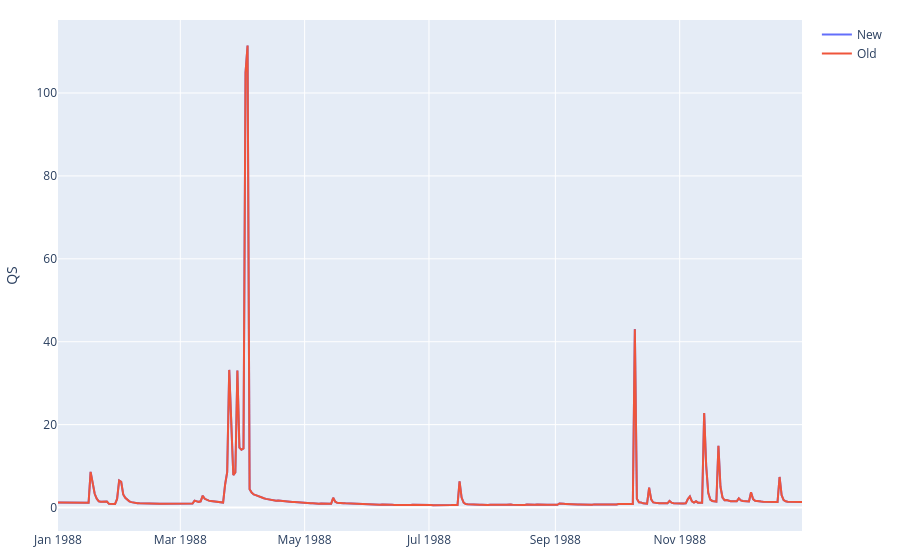
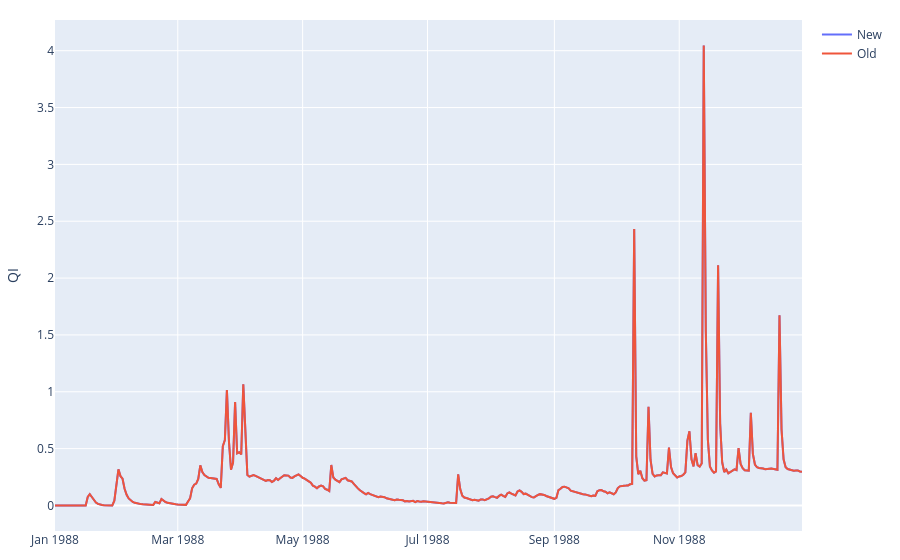
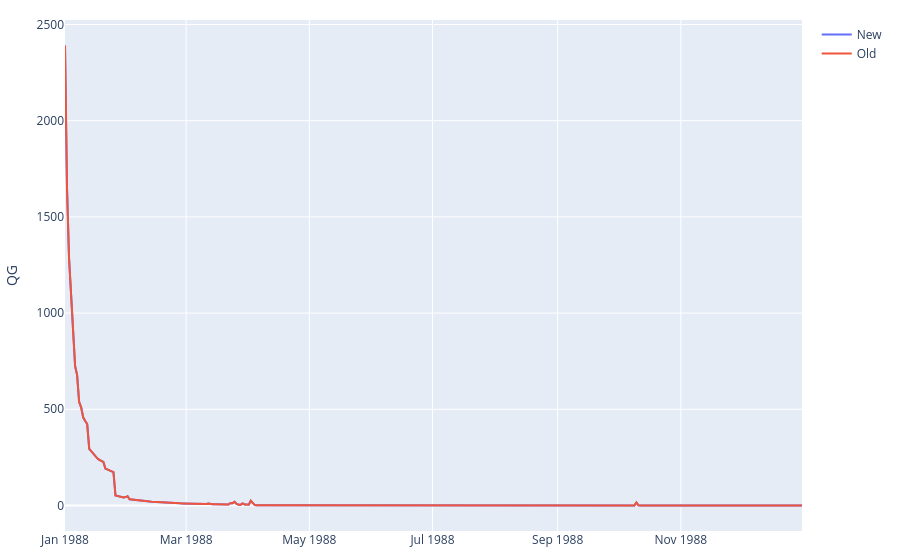
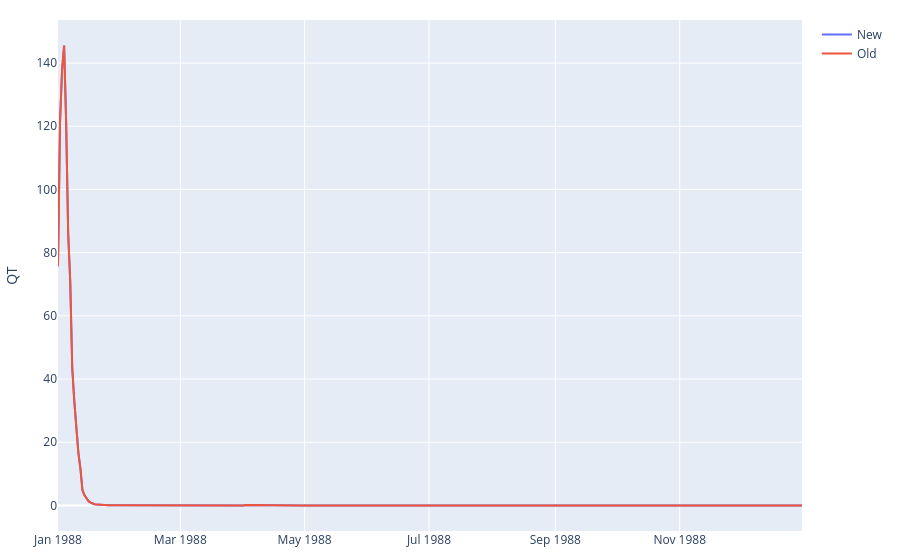

The notebook cell these images were saved under, in order:
### Code cell
conn = create_connection(result_database_file_parallel)
conn_no_parallel = create_connection(result_database_file_noparallel)

with conn, conn_no_parallel:
    if conn is not None:
        columns = get_columns(conn, table_name)
        print(columns)
        for col in columns:
            #skip Time and ID column
            if col == "Time" or col == "ID":
                continue


            #get data and plot
            df1 = get_data(conn, table_name, col, id)
            df1.columns = ['parallel']
            ax = df1.plot(figsize=(21,4), title=col)

            df2 = get_data(conn_no_parallel, table_name, col, id)
            df2.columns = ['no parallel']
            df2.plot(ax = ax, linestyle="--")

            #calculate R2
            print(f"R2 = {r_squared(df1, df2)}")
            plt.show()    

            fig = make_subplots(rows=1, cols=1, shared_xaxes=True, vertical_spacing=0.07)
            fig.add_trace(go.Scatter(x=df1.index, y=df1[df1.columns[0]], name='New'), row=1, col=1)
            fig.add_trace(go.Scatter(x=df2.index, y=df2[df2.columns[0]], name='Old'), row=1, col=1)
            fig.update_yaxes(title_text=col, row=1, col=1)
            fig.update_layout(margin=dict(l=20, r=20, t=20, b=20), showlegend=True)

            fig.show()

### Figure 1 — Plotly figure (JSON) as saved in the notebook; plotly's stock layout.template omitted (floating-point values rounded to 4 significant figures; data arrays with more than 128 entries replaced by an {"elided": "..."} marker saying what was removed)
{"data": [{"name": "New", "type": "scatter", "x": {"elided": "366 str values"}, "xaxis": "x", "y": {"elided": "366 float values"}, "yaxis": "y"}, {"name": "Old", "type": "scatter", "x": {"elided": "366 str values"}, "xaxis": "x", "y": {"elided": "366 float values"}, "yaxis": "y"}], "layout": {"margin": {"b": 20, "l": 20, "r": 20, "t": 20}, "showlegend": true, "xaxis": {"anchor": "y", "domain": [0, 1]}, "yaxis": {"anchor": "x", "domain": [0, 1], "title": {"text": "QS"}}}}

### Figure 2 — Plotly figure (JSON) as saved in the notebook; plotly's stock layout.template omitted (floating-point values rounded to 4 significant figures; data arrays with more than 128 entries replaced by an {"elided": "..."} marker saying what was removed)
{"data": [{"name": "New", "type": "scatter", "x": {"elided": "366 str values"}, "xaxis": "x", "y": {"elided": "366 float values"}, "yaxis": "y"}, {"name": "Old", "type": "scatter", "x": {"elided": "366 str values"}, "xaxis": "x", "y": {"elided": "366 float values"}, "yaxis": "y"}], "layout": {"margin": {"b": 20, "l": 20, "r": 20, "t": 20}, "showlegend": true, "xaxis": {"anchor": "y", "domain": [0, 1]}, "yaxis": {"anchor": "x", "domain": [0, 1], "title": {"text": "QI"}}}}

### Figure 3 — Plotly figure (JSON) as saved in the notebook; plotly's stock layout.template omitted (floating-point values rounded to 4 significant figures; data arrays with more than 128 entries replaced by an {"elided": "..."} marker saying what was removed)
{"data": [{"name": "New", "type": "scatter", "x": {"elided": "366 str values"}, "xaxis": "x", "y": {"elided": "366 float values"}, "yaxis": "y"}, {"name": "Old", "type": "scatter", "x": {"elided": "366 str values"}, "xaxis": "x", "y": {"elided": "366 float values"}, "yaxis": "y"}], "layout": {"margin": {"b": 20, "l": 20, "r": 20, "t": 20}, "showlegend": true, "xaxis": {"anchor": "y", "domain": [0, 1]}, "yaxis": {"anchor": "x", "domain": [0, 1], "title": {"text": "QG"}}}}

### Figure 4 — Plotly figure (JSON) as saved in the notebook; plotly's stock layout.template omitted (floating-point values rounded to 4 significant figures; data arrays with more than 128 entries replaced by an {"elided": "..."} marker saying what was removed)
{"data": [{"name": "New", "type": "scatter", "x": {"elided": "366 str values"}, "xaxis": "x", "y": {"elided": "366 float values"}, "yaxis": "y"}, {"name": "Old", "type": "scatter", "x": {"elided": "366 str values"}, "xaxis": "x", "y": {"elided": "366 float values"}, "yaxis": "y"}], "layout": {"margin": {"b": 20, "l": 20, "r": 20, "t": 20}, "showlegend": true, "xaxis": {"anchor": "y", "domain": [0, 1]}, "yaxis": {"anchor": "x", "domain": [0, 1], "title": {"text": "QT"}}}}
